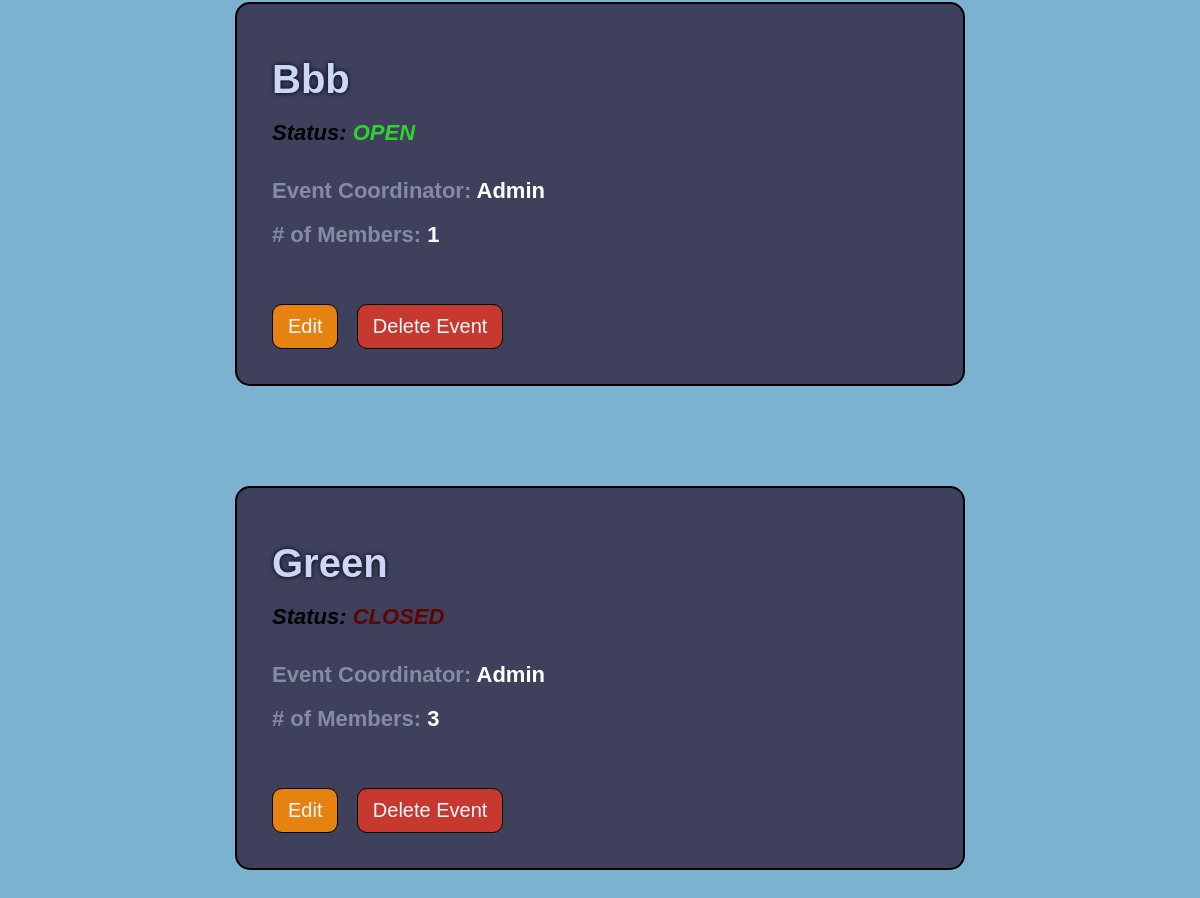
Before: /events (signed in, lower part) with the older database file.
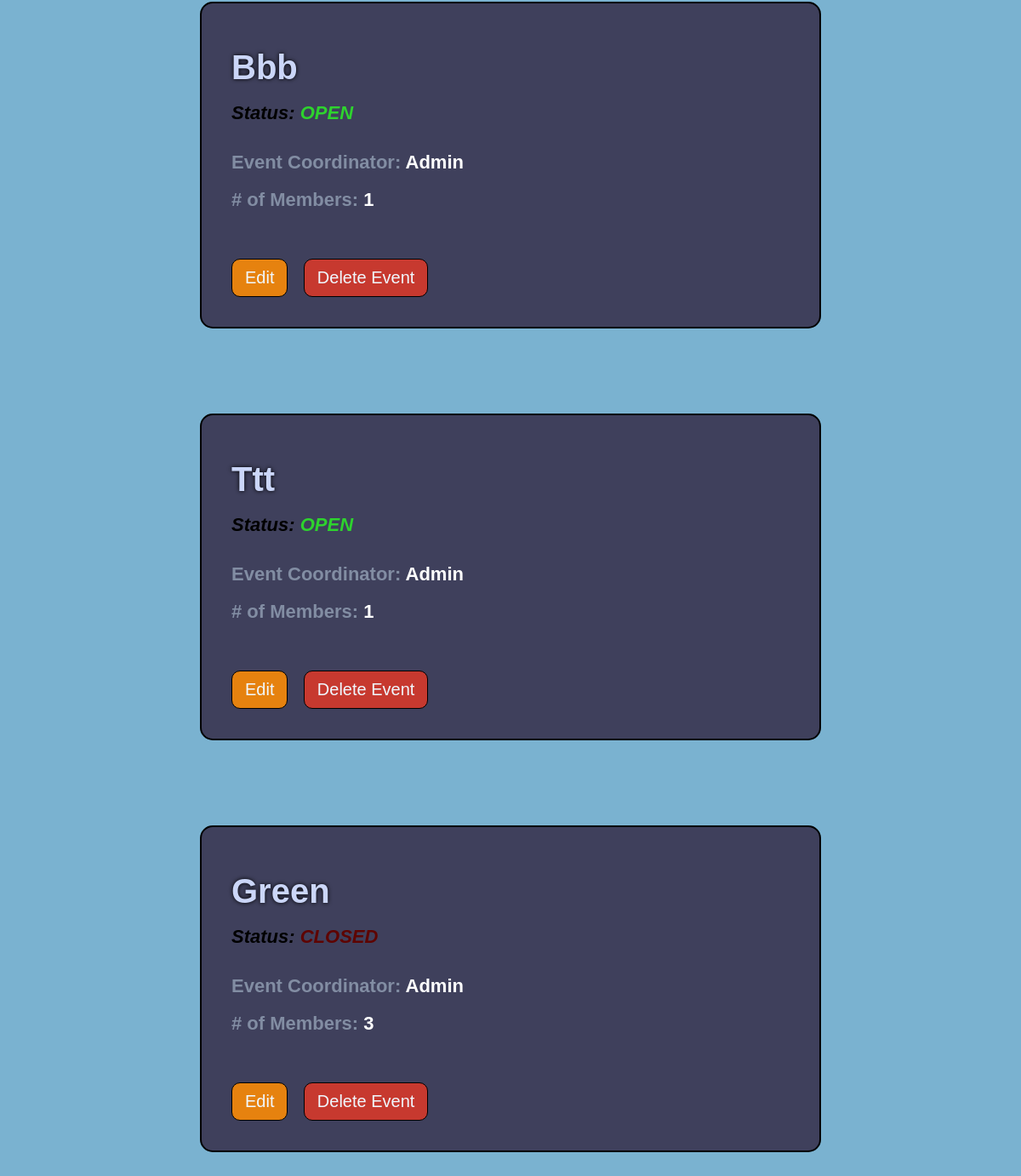
After: the same page with the newer database file.
### market/models.py (models this page shows, shortened)
class Event(db.Model):
    event_id = db.Column(db.Integer(), primary_key=True)
    coordinator_id = db.Column(db.Integer(), db.ForeignKey('user.id'), nullable=False)
    event_name = db.Column(db.String(length=75), nullable=False, unique=True)
    event_date = db.Column(db.Date())
    event_status = db.Column(db.String(length=20))
    members = db.relationship('EventMembers', backref='attended_events', lazy=True)
    fields = db.relationship('EventFields', backref='event_for_field', lazy=True)
    filled_fields = db.relationship('UserEventFields', backref='FieldEvent', lazy=True)

class User(db.Model, UserMixin):
    id = db.Column(db.Integer(), primary_key=True)
    username = db.Column(db.String(length=30), nullable=False, unique=True)
    first_name = db.Column(db.String(length=50), nullable=False)
    last_name = db.Column(db.String(length=50), nullable=False)
    email_address = db.Column(db.String(length=50), nullable=False, unique=True)
    password_hash = db.Column(db.String(length=60), nullable=False)
    events = db.relationship('Event', backref='coordinator', lazy=True)
    events_attending = db.relationship('EventMembers', backref='attendees', lazy=True)
    @property
    def password(self):
        return self.password_hash

### market/routes.py (the view)
@app.route("/events")
@login_required
def events_page():
    events=Event.query.order_by(Event.event_status.desc()).all()
    return render_template('events.html', events=events, is_user_member=is_user_member)

### market/models.py (called while the page is built)
@login_manager.user_loader
def load_user(user_id):
    return User.query.get(int(user_id))

### market/routes.py (called while the page is built)
def is_user_member(event, current_user):
    for person in event.members:
        if person.user_id == current_user.id and person.status == 'member':
            return 'member'
        elif person.user_id == current_user.id and person.status == 'pending':
            return 'pending'
    return 'none'

### market/templates/events.html (shortened to what this page needs)
{% extends 'base.html' %}
  {% block style %}
  <link rel= "stylesheet" type= "text/css" href= "{{ url_for('static',filename='styles/events.css') }}">
  {% endblock %}
  {% block content %}
    {% if events %}
    <center>
      <div class="create-div">
      {% for event in events %}
      <div class="event">
        <div class="titles-div">
          <h1 class="e-title"><span class="event-info-title">{{event.event_name|title}}</span></h1>
          <h1 class="e-title e-status"><i>Status:
            {% if event.event_status|title=='Open' %}
              <span class="event-status-info-open">{{event.event_status|upper}}</i></span></h1><br>
              {% elif event.event_status|title=='Closed' %}
            <span class="event-status-info-closed">{{event.event_status|upper}}</i></span></h1><br>
            {% endif %}
          <h1 class="e-title">Event Coordinator: <span class="event-info">{{event.coordinator.username}}</span></h1>
          <h1 class="e-title"># of Members: <span class="event-info">
            {% set count = [] %}
            {% for person in event.members%}
              {% if person.status == 'member'%}
                {% set _ = count.append(person) %}
              {% endif %}
            {% endfor %}
            {{count|length}}
          </span></h1>
        </div>
        <br><br><br><br>
        <div class="buttons">
          {% if current_user.is_authenticated and current_user.id == event.coordinator.id %}
            <a href="{{ url_for('event_info', event_id=event.event_id) }}"><button class="edit-btn">Edit</button></a>
            <button class="delete-btn" onclick="toggleConfirm()">Delete Event</button>
            {% endif %}
        </div>
      </div>
      {% endfor %}
    </div></center>
    {% else %}
    <center>
    <div class="no-event-div">
    <p>Be the First To Create An Event!</p>
    <a href="{{url_for('create_event')}}"><button class="create-btn">Create Event +</button></a>
    </div></center>
    {% endif %}
  {% endblock %}

Changed rows visible on the page:
added Event: event_name "Ttt", event_status "OPEN", coordinator.username "Admin", count "1"
